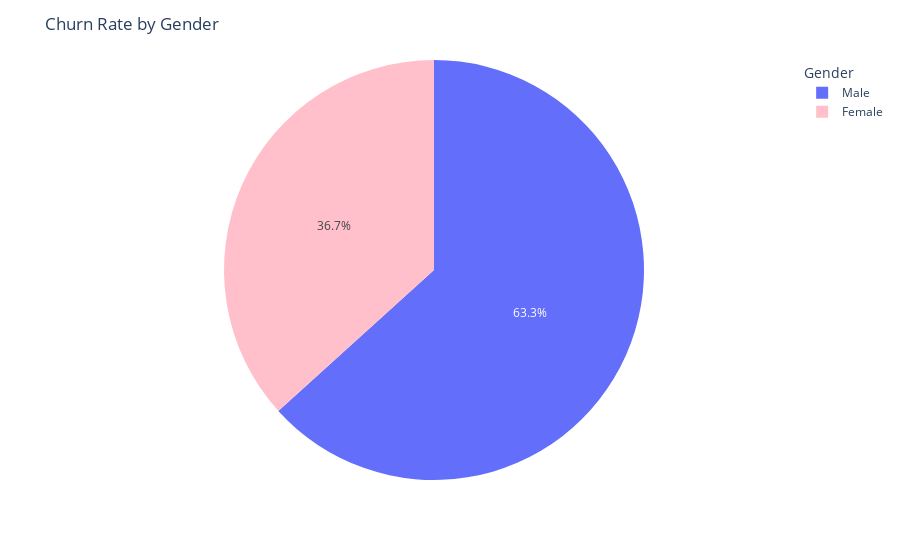

Notebook source saved alongside this figure:
### Markdown cell above
# Is there a relationship between Gender and Churn?

### Code cell
import pandas as pd
import plotly.express as px

# Create figure
fig = px.pie(df, values='Churn', names='Gender')
fig.update_traces(marker=dict(colors=['pink ', 'dark blue']))

# Update layout
fig.update_layout(
  title='Churn Rate by Gender',
  legend_title='Gender'
)

# Show plot
fig.show()

# # Create figure
# fig = px.pie(df, values='OrderCount', names='Gender')
# fig.update_traces(marker=dict(colors=['pink ', 'baby blue']))

# # Update layout
# fig.update_layout(
#   title='order Rate by Gender',
#   legend_title='Gender'
# )

# # Show plot
# fig.show()

### Figure 1 — Plotly figure (JSON) as saved in the notebook; plotly's stock layout.template omitted (floating-point values rounded to 4 significant figures; data arrays with more than 128 entries replaced by an {"elided": "..."} marker saying what was removed)
{"data": [{"domain": {"x": [0, 1], "y": [0, 1]}, "hovertemplate": "Gender=%{label}<br>Churn=%{value}<extra></extra>", "labels": {"elided": "5630 str values"}, "legendgroup": "", "marker": {"colors": ["pink ", "dark blue"]}, "name": "", "showlegend": true, "type": "pie", "values": {"elided": "5630 int values"}}], "layout": {"legend": {"title": {"text": "Gender"}, "tracegroupgap": 0}, "margin": {"t": 60}, "title": {"text": "Churn Rate by Gender"}}}
